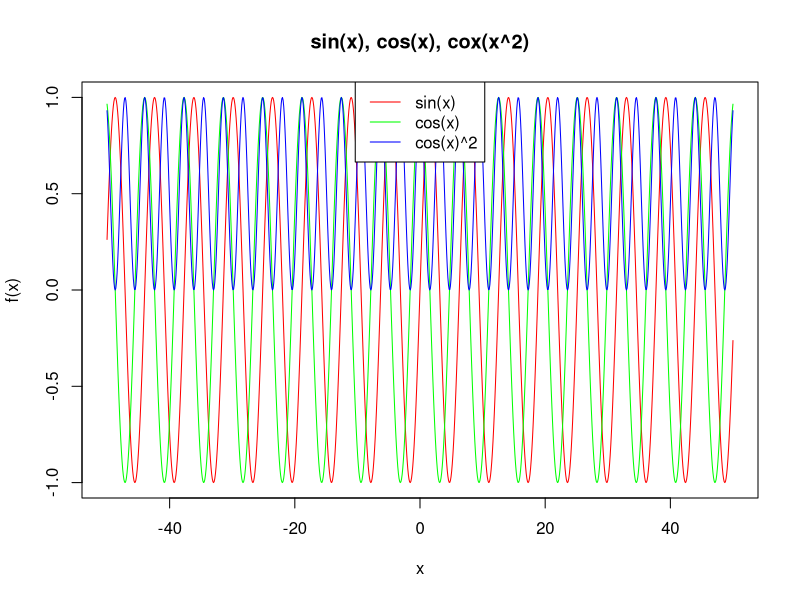
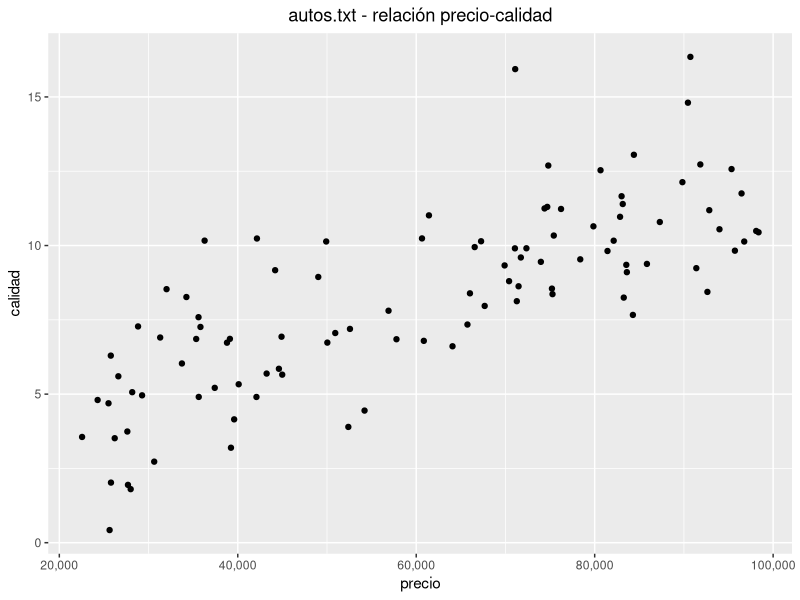
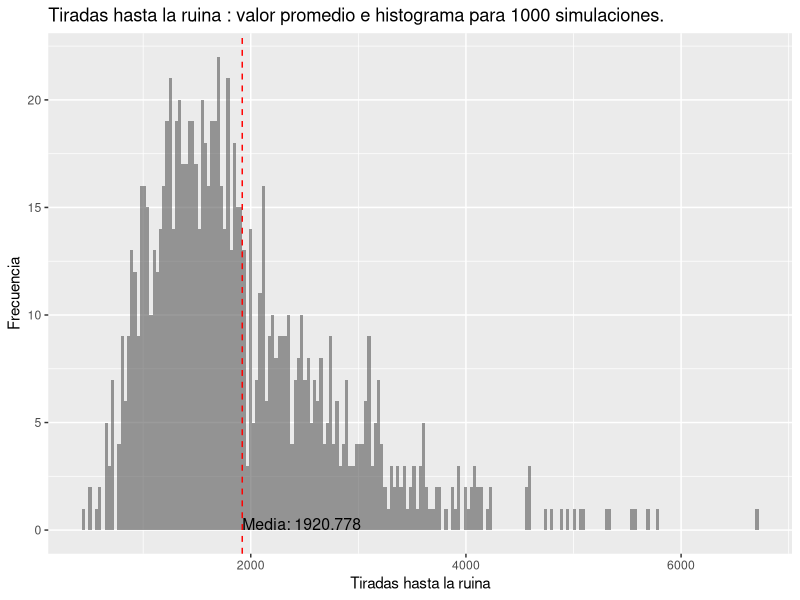

Generate these figures, in order, with R: (Note: this script raises an error after producing the figures.)
## Funciones de sooporte
sum2 <- function(vec) {
  acum <- 0
  for(i in 1:length(vec)) {
    acum <- + vec[i]
  }
  return(acum)
}
    
sum3 <- function(vec) {
  acum <- 0
  for(i in vec) {
    acum <- acum + i
  }
  return(acum)
}

assertthat::are_equal(sum2(23999), sum3(23999))

## Ejercicios

ej_1 <- function(n = 1000) {
  res <- 0
  for (i in 1:n) {
    res <- res + i
  }
  return(res)
}

assertthat::are_equal(ej_1(), ej_1(1000))
assertthat::are_equal(ej_1(), sum(1:1000))

ej_2 <- function(i_lim, j_lim) {
  res <- 0
  for (i in 1:i_lim) {
    for (j in 1:j_lim) {
      res <- res + i / (i + j^2 + 2)
    }
  }
  return(res)
}

ej_2(20, 10)

ej_3 <- function(i_lim) {
  res <- 0
  for (i in 1:i_lim) {
    for (j in 1:i) {
      res <- res + i / (i + j^2 + 2)
    }
  }
  return(res)
}

ej_3(15)

ej_4 <- function(min_suma) {
  intento <- 1
  while(ej_1(intento) <= min_suma) {
    intento <- intento + 1
  }
  return(intento)
}
  
ej_4(10e6)

help(runif)

# identico a runif(100)
ej_5 <- function() {
  sum(runif(100, min  = 0, max = 1))
}

ej_5()

ej_6 <- function(no_divisible_por = 7, hasta = 500) {
  acum <- 0
  for(i in 1:hasta) {
    acum <- acum + ifelse(i %% no_divisible_por != 0, i, 0)
  }
  return(acum)
}

ej_6()

ej_7 <- function(sumar_hasta = 500) {
  acum <- c()
  while(sum(acum) < 500) {
    acum <- c(acum, runif(1))
  }
  print(paste("Suma:", sum(acum), "(", length(acum), "números acumulados)"))
  return(acum)
}

sumarPositivos <- function(lista) {
  positivos <- lista[lista > 0]
  return(ifelse(is.null(positivos), 0, sum(positivos)))
}
ej_8 <- sumarPositivos

l <- c(4,3,2)
assertthat::are_equal(sumarPositivos(l), 9)
assertthat::are_equal(sumarPositivos(2*l), 18)
assertthat::are_equal(sumarPositivos(l-3), 1)

filtrarPositivos <- function(lista) {
  return(lista[lista > 0])
}
ej_9 <- filtrarPositivos

l <- c(4,3,2)
assertthat::are_equal(filtrarPositivos(l), l)
assertthat::are_equal(filtrarPositivos(-l), numeric(0))
# numeric(n) crea un vector numerico (double) de longitud n, con 0 en todas sus posiciones
# asumo que por eso una lista que se vacia al filtrarla es 'numeric(0)' y no NULL, como c()
assertthat::are_equal(filtrarPositivos(l-3), c(1))

cuadradosDePositivos <- function(lista) {
  return(filtrarPositivos(lista)**2)
}

cuadrado <- cuadradosDePositivos

assertthat::are_equal(
  cuadradosDePositivos(c(1,-1,2,-2,3,-3)),
  c(1,4,9))


grilla <- seq(-50, 50, length.out = 1000)


### Con las funciones de base-r
plot(grilla, sin(grilla), "l", col="red", xlab='x', ylab='f(x)')
lines(grilla, cos(grilla), type = "l", col="green")
lines(grilla, cos(grilla)**2, type = "l", col="blue")
# en realidad el ejercicio pide graficar cos(grilla**2), pero el gráfico que muy fiero sino
# lines(grilla, cos(grilla**2), type = "line", col="blue")
title("sin(x), cos(x), cox(x^2)")
legend("top", legend = c("sin(x)", "cos(x)", "cos(x)^2"),
       col = c("red", "green", "blue"), lty=1)

dev.copy(pdf, 'ej11-base.pdf', width = 12, height = 4)
dev.off()

### Con ggplot2
library(tidyverse)

data.frame("x"=grilla,
          `sin_x`=sin(grilla),
          "cos_x"=cos(grilla),
          "cos2_x"=cos(grilla)**2) %>%
  gather(`sin_x`, `cos_x`, `cos2_x`,
         key = 'funcion', value = 'valor') -> df

ej11_ggplot2 <- ggplot(df, mapping=aes(x=x, y=valor, color=funcion)) +
  geom_line() +
  labs(title="sin(x), cos(x), cos^2(x)", y="f(x)") +
  theme(plot.title = element_text(hjust = 0.5)) +
  scale_color_discrete(name = "Función",
                       breaks = c("sin_x", "cos_x", "cos2_x"),
                       labels = c("sin(x)", "cos(x)", "cos^2(x)"))
  


autos <- read_delim("autos.txt", delim=" ")

autos %>% ggplot(mapping = aes(x=precio, y=calidad)) +
  geom_point() +
  labs(title="autos.txt - relación precio-calidad") +
  theme(plot.title = element_text(hjust = 0.5)) +
  scale_x_continuous(labels = scales::comma)-> ej12

ggsave("ej12.pdf", ej12, width = 16, height = 9)

# Con dplyr
autos %>% arrange(precio) -> sort_dplyr
# Con base r
autos[order(autos$precio),] -> sort_base

all.equal(sort_dplyr, sort_base)

cumplesRepetidos <- function(alumnos = 20, dias = 265, sims = 100000) {
  exitos <- 0
  for (i in 1:sims) {
    muestra <- sample(1:dias, alumnos, replace=T)
    if (any(duplicated(muestra))) { exitos <- exitos + 1}
  }
  return(exitos/sims)
}
ej_14 <- cumplesRepetidos

# Hay una función específica para esto!
pbirthday(n = 20, classes = 365, coincident = 2)

#### Ejercicio 15 ####
juego <- function(capital_inicial = 100) {
  capital <- capital_inicial
  n <- 0
  while(capital > 0) {
    tirada <- sample(x = c("rojo", "negro", "verde"),
                     size = 1,
                     # `prob` es un vector de _pesos_, puede no sumar 1,
                     # `sample` debe normalizarlo internamente
                     prob = c(18, 18, 2),
                     # clave en ruleta que haya reposicion,
                     # sobre todo con el vector `prob` de pesos
                     replace = T)
    n <- n + 1
    capital <- capital + ifelse(tirada == "rojo", 1, -1)
  }
  return(n)
}

simularJuegos <- function(capital_inicial = 100, sims = 1000) {
  juegos <- c()
  for (i in 1:sims) {
    juegos <- c(juegos, juego(capital_inicial))
    if (i %% 100 == 0) {print(i)}
  }
  return(juegos)
}

set.seed(1991)
sims <- 1000
resultados_juegos <- simularJuegos(sims = sims)
media_juegos <- mean(resultados_juegos)

crearHistogramaSimulacion <- function(resultados, descripcion) {
  bw <- diff(range(resultados)) / (2 * IQR(resultados) / length(resultados)^(1/3))
  media <- mean(resultados)
  data.frame(x = resultados) %>% ggplot(mapping = aes(x = x)) +
    geom_histogram(binwidth = bw, alpha=0.6) +
    geom_vline(xintercept = media, color = "red", linetype = "dashed") +
    annotate(geom = "text", x = media, y = 0,
             label=paste("Media:", media), size=4, hjust = 0, vjust = 0) +
    labs(title = paste(descripcion, ": valor promedio e histograma para", length(resultados), "simulaciones."),
         x = descripcion, y = "Frecuencia") -> grafico
  return(grafico)
}

resultados <- simularJuegos(capital_inicial = 100, sims = 1000)
crearHistogramaSimulacion(resultados, descripcion = "Tiradas hasta la ruina") -> ej15
ggsave("ej15.pdf", ej15, width = 16, height = 9)

llenarAlbum <- function (figuritas_album = 500, figuritas_sobre = 5, sobres_con_repetidas = F) {
  album <- rep(0, figuritas_album)
  lleno <- ifelse(figuritas_album == 0, T, F)
  # album <- numeric(500) es equivalente
  n_sobres <- 0
  while(!lleno) {
    sobre_nuevo <- sample(1:figuritas_album, figuritas_sobre, replace = sobres_con_repetidas)
    for(figurita in sobre_nuevo) {
      album[figurita] <- album[figurita] + 1
    }
    n_sobres <- n_sobres + 1
    lleno <- all(album != 0)
  }
  return(n_sobres)
}

simularColecciones <- function (figuritas_album, figuritas_sobre, sobres_con_repetidas = F, sims = 1000) {
  colecciones <- c()
  for(i in 1:sims) {
    colecciones <- c(colecciones, 
                     llenarAlbum(figuritas_album = figuritas_album,
                                 figuritas_sobre = figuritas_sobre,
                                 sobres_con_repetidas = sobres_con_repetidas))
    if (i %% 100 == 0) {print(i)}
  }
  return(colecciones)
}

n_album <- 500
n_sobres <- 5
colecciones <- simularColecciones(figuritas_album = n_album,
                                  figuritas_sobre = n_sobre,
                                  sobres_con_repetidas = F,
                                  sims = 1000)
crearHistogramaSimulacion(colecciones, descripcion = "Sobres para completar colección") -> ej16
ej16 +
  labs(subtitle = paste("Resultados para un álbum de", n_album,
                        "y sobres de", n_sobres, "figuritas.")) -> ej16 
ggsave("ej16.pdf", ej16, width = 16, height = 9)

mat_ej17 <- matrix(c(1,1,2,4,3,0,5,1,4), nrow = 3, ncol = 3)
vec_ej17 <- c(1, -1, 3)

ej18 <- det(mat_ej17)

ej19 <- solve(mat_ej17, vec_ej17)


# Los ejercicios 20 (escalar), 21 (armarDiagonal) y 22 (obtenerDiagonal)
# son 3 de los 4 casos de uso de la funcion `diag`. Leyendo `?diag`:

# diag has four distinct usages:
#   1. x is a matrix, when it extracts the diagonal.
#      Equivalente a `obtenerDiagonal`
#   2. x is missing and nrow is specified, it returns an identity matrix.
#      no cubierto
#   3. x is a scalar (length-one vector) and the only argument, it returns a square identity matrix of
#     size given by the scalar.
#    `escalar(alfa, n)`` es equivalente a `diag(x = alfa, nrow = n)`
#   4. x is a numeric vector, either of length at least 2 or there were further arguments.
#     This returns a matrix with the given diagonal and zero off-diagonal entries.
#     Equivalente a `armarDiagonal`

normaFrobenius <- function(matriz) {
  matriz ** 2 %>% sum() %>% sqrt() -> norma
  return(norma)
}
assertthat::are_equal(normaFrobenius(mat_ej17), sqrt(73))

grilla <- function(desde, hasta, n) {
  return(seq(desde, hasta, length.out = n))
}

siguiente_aproximacion <- function(aprox) {
  nueva_aprox <- (aprox / 2) + (1 / aprox)
  return(nueva_aprox)
}

aprox1 <- function(n) {
  resultado <- 1
  for (i in 1:n) {
    resultado <- siguiente_aproximacion(resultado)
  }
  return(resultado)
}

aprox2 <- function(umbral) {
  aproximacion <- 1
  while(T) {
    siguiente <- siguiente_aproximacion(aproximacion)
    diferencia <- abs(siguiente-aproximacion)
    if (diferencia < umbral) {
      return(siguiente)
    } else {
      aproximacion <- siguiente
    }
  }
}

aprox3 <- function(n, umbral) {
  aproximacion <- 1
  for (i in 1:n) {
    siguiente <- siguiente_aproximacion(aproximacion)
    diferencia <- abs(siguiente-aproximacion)
    if (diferencia < umbral) {
      return(siguiente)
    } else {
      aproximacion <- siguiente
    }
  }
  return(aproximacion)
}
